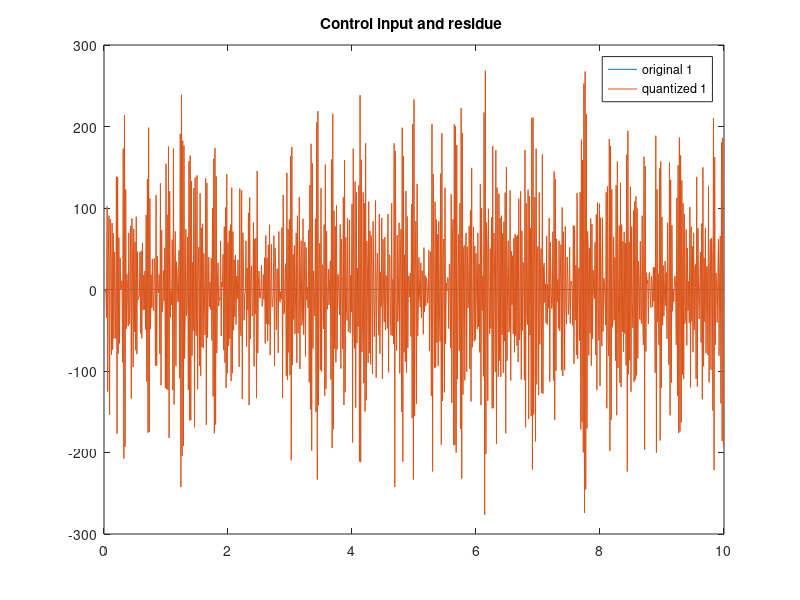
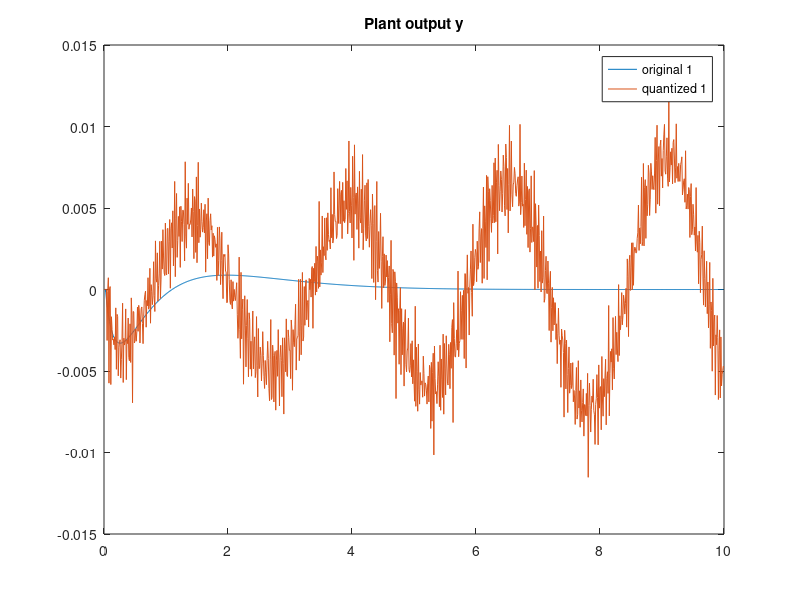
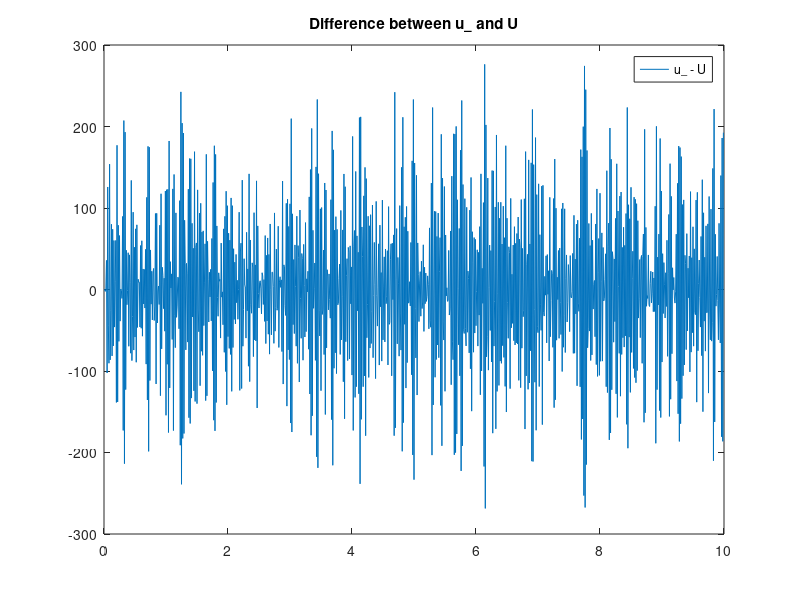
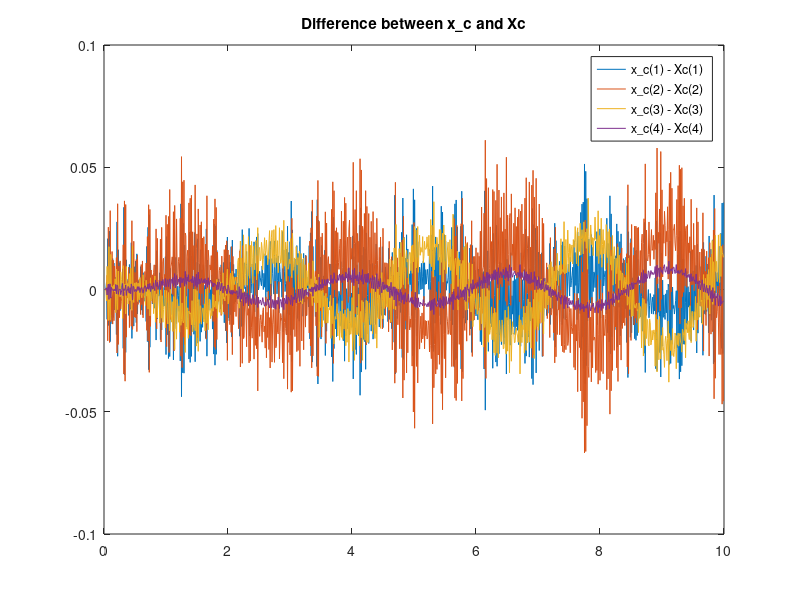

MATLAB code for these plots, in order:
clear;

%% Plant discrete model and Sampling time

M = 0.5;
m = 0.2;
b = 0.1;
I = 0.006;
g = 9.8;
l = 0.3;

p = I*(M+m)+M*m*l^2; %denominator for the A and B matrices

A = [0      1              0           0;
     0 -(I+m*l^2)*b/p  (m^2*g*l^2)/p   0;
     0      0              0           1;
     0 -(m*l*b)/p       m*g*l*(M+m)/p  0];
B = [     0;
     (I+m*l^2)/p;
          0;
        m*l/p];
C = [1 0 0 0];
D = [0];

states = {'x' 'x_dot' 'phi' 'phi_dot'};
inputs = {'u'};
outputs = {'x'};

sys_ss = ss(A,B,C,D,'statename',states,'inputname',inputs,'outputname',outputs);

Ts = 0.01;

sys_d = c2d(sys_ss,Ts,'zoh')



%%  controller design

% dlqr로 K 구하기
% A B C D가 이산시간 플랜트 모델
A = sys_d.a;
B = sys_d.b;
C = sys_d.c;
D = sys_d.d;
Q = C'*C;
% Q(1,1) = 1;
% Q(3,3) = 1;
Q = eye(4);
R = 1;
[K] = dlqr(A,B,Q,R);

% 다른 예제에서 K 부호 바꿈
K= -K;

P = [-0.2 -0.21 -0.22 -0.23];
L = place(A',C',P)';

F = A+B*K-L*C; % 여기 부호를 어떻게 해야되는거지
G = L;
H = -C;
J = 1;
P = K;


%% F 행렬 정수화 

% One may freely change F, G, and H to different systems as they choose
% Finds R such that (F-RH) is an integer matrix through pole-placement


% Assign integer poles to (F-RH)
% poles = [1,2,3,0]; % Must consist of n-integers! 

% make eigen value == 0

ob_matrix = obsv(F,H);
ob_rank = rank(ob_matrix); % 4가 나오면 observable.

inv_ob_matrix =inv(ob_matrix);

v =  inv_ob_matrix * [0; 0; 0; 1];

T_inv = [v F*v F*F*v F*F*F*v];
T = inv(T_inv);
F_can = T * F * T_inv;
G_can = T * G;
H_can = H * T_inv;
J_can = J;


%F-RH에서 계수들이 나오는 4열의 값을 바꿔주는 행렬 R
R= T_inv * [(F_can(1,4)+0); (F_can(2,4)+0); (F_can(3,4)+0); (F_can(4,4)+0)];


F_ = T*(F-R*H)/T;
R_ = T*R;
G_ = T*(G-R);
H_ = H/T;
J_ = J;
P_ = P/T;


%% 양자화하기 

% H = [0 0 0 1] 이고 J는 1 이라서 s를 한번만 곱해도 되는 상황...

% quantization parameters
r = 0.00001;
s = 0.00001;

% quantization of control parameters
qG = round(G_/s);
qH = round(H_);
qP = round(P_/s);
qJ = round(J_/(s));
qR = round(R_/s);


%% Simulation
iter = 1000;
xp0 = [0; 0; 0.005; 0];
xc0 = [0; 0; 0; 0];

% variables for simulation with original controller
xp = xp0;
xc = xc0;
u = [];
y = [];

% variables for simulation with converted controller
x_p = xp0;
x_c = xc0;
u_ = [];
y_ = [];
r_ = [];

% variables for simulation with converted & quantized controller
Xp = xp0;
qXc = round(T*xc0/(r*s));% 일단 컨트롤러 초기값이 0이라서 영향은 없음...
Xc = xc0;
Y = [];
U = [];
resi = [];
qY = [];
qU = [];
qresi = [];
residue = [];


% 변환 전 시스템 
% 플랜트: A B C
% 컨트롤러: F G P >>> 변환 후 >>> F_x +G_y + R_r // H_ J_ // P_

diff_u = []; % Control input difference
diff_Xc = []; % Controller state difference

for i = 1:iter
    % 외란 추가: i == 10일 때 u에 1만큼 추가
    if i == 10
        disturbance = 0;
    else
        disturbance = 0;
    end

    % plant + original controller
    y = [y, C*xp(:,i)];
    u = [u, P*xc(:,i) + disturbance];


    xp = [xp, A*xp(:,i) + B*u(:,i)];
    xc = [xc, F*xc(:,i) + G*y(:,i)];

    % converted controller
    y_ = [y_, C*x_p(:,i)];
    u_ = [u_, P_*x_c(:,i) + disturbance];
    r_ = [r_, H_*x_c(:,i) + J_*y_(:,i)];

    x_p = [x_p, A*x_p(:,i) + B*u_(:,i)];
    x_c = [x_c, F_*x_c(:,i) + G_*y_(:,i) + R_*r_(:,i)];


    % % plant + quantized controller
    Y = [Y, C*Xp(:,i)];
    qY = [qY, round(Y(:,i)/r)];
    % 여기서 qY = round(Y/r)
    qU = [qU, qP*qXc(:,i)];
    % 여기서 qU는 /r*s*s
    U = [U, qU(:,i)*r*s*s];

    qresi = [qresi, qH*qXc(:,i) + qJ*qY(:,i)]; % 여기 들어가는건 qY
    resi = [resi, qresi(:,i)*s];
    residue = [residue, r*resi(:,i)];
    % 실제 residue 는 resi * r 

    % state update
    Xp = [Xp,A*Xp(:,i) + B*U(:,i)];
    
    new_qXc = F_*qXc(:,i) + qG*qY(:,i) + qR*resi(:,i); % 다음 스텝의 qXc 계산
    qXc = [qXc, new_qXc]; % 업데이트된 qXc를 저장
    Xc = [Xc, r*s*new_qXc]; % 바로 저장된 qXc를 사용하여 Xc 계산

    % 차이 계산
    diff_u = [diff_u, u_(:,i) - U(:,i)];
    diff_Xc = [diff_Xc, x_c(:,i) - Xc(:,i)];

end

%% 여기까지 정수화로 변환한 친구랑 원래 시스템 플랏 비교하기

figure(1)
plot(Ts*(0:iter-1), u)
hold on

% plot(Ts*(0:iter-1), u_)
% hold on

plot(Ts*(0:iter-1), U)
% hold on


% plot(Ts*(0:iter-1), 1e+6*r_)


title('Control input and residue ')

legend('original 1','quantized 1')

% legend('original 1','converted 1','quantized 1','residue')

figure(2)
plot(Ts*(0:iter-1), y)
hold on
plot(Ts*(0:iter-1), Y)
% hold on
% plot(Ts*(0:iter-1), y_)

title('Plant output y')
legend('original 1','quantized 1')


figure(3)
plot(Ts*(0:iter-1), diff_u)
title('Difference between u\_ and U')
legend('u\_ - U')

figure(4)
plot(Ts*(0:iter-1), diff_Xc)
title('Difference between x\_c and Xc')
legend('x\_c(1) - Xc(1)', 'x\_c(2) - Xc(2)', 'x\_c(3) - Xc(3)', 'x\_c(4) - Xc(4)')
